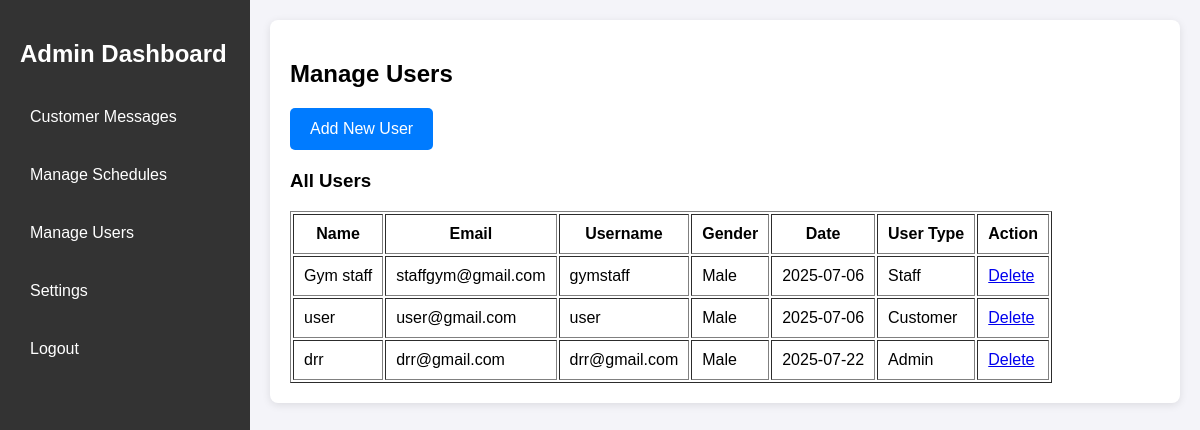
The page /users.php on the database its author committed.
### tables this page shows
CREATE TABLE IF NOT EXISTS `users` (
  `id` int NOT NULL AUTO_INCREMENT,
  `name` varchar(100) NOT NULL,
  `email` varchar(100) NOT NULL,
  `username` varchar(50) NOT NULL,
  `gender` enum('Male','Female','Other') NOT NULL,
  `date` date NOT NULL,
  `usertype` enum('Admin','Customer','Staff') NOT NULL,
  `password` varchar(255) NOT NULL,
  PRIMARY KEY (`id`),
  UNIQUE KEY `email` (`email`),
  UNIQUE KEY `username` (`username`)
);

### Web/users.php (the view, shortened to what this page needs)
<?php
$conn = new mysqli("localhost", "root", "", "nalifitzone");
$result = $conn->query("SELECT id, name, email, username, gender, date, usertype FROM users");
?>
<!DOCTYPE html>
<html lang="en">
<head>
    <link rel="stylesheet" href="user.css">
</head>
<body>
    <div class="dashboard-container">
        <nav class="sidebar">
            <h2 class="logo">Admin Dashboard</h2>
            <ul class="menu">
                <li><a href="messages.php">Customer Messages</a></li>
                <li><a href="schedules.php">Manage Schedules</a></li>
                <li><a href="user.php">Manage Users</a></li>
                <li><a href="settings.php">Settings</a></li>
                <li><a href="logout.php">Logout</a></li>
            </ul>
        </nav>
        <main class="main-content">
            <section id="users" class="users-section">
                <h2>Manage Users</h2>
                <a href="sinew.php"><button id="addUserButton">Add New User</button></a>
                <div class="user-list">
                    <h3>All Users</h3>
                    <table border="1" cellpadding="10">
                        <thead>
                            <tr>
                                <th>Name</th>
                                <th>Email</th>
                                <th>Username</th>
                                <th>Gender</th>
                                <th>Date</th>
                                <th>User Type</th>
                                <th>Action</th>
                            </tr>
                        </thead>
                        <tbody>
                            <?php
                            if ($result->num_rows > 0) {
                                while ($row = $result->fetch_assoc()) {
                                    echo "<tr>";
                                    echo "<td>" . $row['name'] . "</td>";
                                    echo "<td>" . $row['email'] . "</td>";
                                    echo "<td>" . $row['username'] . "</td>";
                                    echo "<td>" . $row['gender'] . "</td>";
                                    echo "<td>" . $row['date'] . "</td>";
                                    echo "<td>" . $row['usertype'] . "</td>";
                                    echo "<td><a href='users.php?delete_id=" . $row['id'] . "' onclick='return confirm(\"Are you sure you want to delete this user?\");'>Delete</a></td>";
                                    echo "</tr>";
                                }
                            } else {
                                echo "<tr><td colspan='7'>No users found</td></tr>";
                            }
                            ?>
                        </tbody>
                    </table>
                </div>
            </section>
        </main>
    </div>
</body>
</html>

### Web/css/user.css (style rules this page uses)
body { font-family: Arial, sans-serif; margin: 0; padding: 0; background-color: #f4f4f9; }
.dashboard-container { display: flex; height: 100vh; }
.sidebar { width: 250px; background-color: #333; color: white; padding: 20px; box-sizing: border-box; }
.sidebar .logo { font-size: 24px; font-weight: bold; margin-bottom: 30px; }
.sidebar .menu { list-style-type: none; padding: 0; }
.sidebar .menu li { margin: 20px 0; }
.sidebar .menu li a { color: white; text-decoration: none; display: block; padding: 10px; border-radius: 5px; transition: background-color 0.3s; }
.main-content { flex-grow: 1; padding: 20px; }
.users-section { padding: 20px; background-color: white; border-radius: 8px; box-shadow: 0 2px 8px rgba(0, 0, 0, 0.1); }
button { padding: 12px 20px; background-color: #007bff; color: white; border: none; cursor: pointer; font-size: 16px; border-radius: 5px; transition: background-color 0.3s; }
.user-list { margin-top: 20px; }

### rows shown on the page
users: name "Gym staff", email "staffgym@gmail.com", username "gymstaff", gender "Male", date "2025-07-06", usertype "Staff"
users: name "user", email "user@gmail.com", username "user", gender "Male", date "2025-07-06", usertype "Customer"
users: name "drr", email "drr@gmail.com", username "drr@gmail.com", gender "Male", date "2025-07-22", usertype "Admin"
